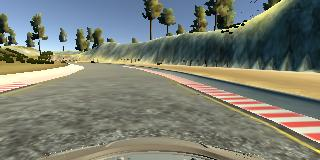
#> input picture tutorial_runs/behavioral_cloning_data/IMG/center_2018_07_16_17_11_46_201.jpg, 320 x 160 px; its folder holds only this picture in this run
$ python bev_from_real_data.py
#> lines starting #> are read from the running program, lines starting #| are printed output that depends on the picture; after the words box and inside, x2 and y2 are one past the last pixel; in counts of white or black regions, pixels touching at a corner belong together
#> in process_driving_image, image is the input picture: PIL image 320x160 RGB; mean R, G, B 122, 125.1, 113.3
#|     Image size: (480, 640, 3)
"""
BEV from Real Driving Data
从真实驾驶图像生成BEV俯视图

方法：单目深度估计 + IPM（逆透视映射）
数据：behavioral_cloning_data中的真实驾驶图像
"""

import os
import numpy as np
import matplotlib.pyplot as plt
from PIL import Image
import cv2

def simple_depth_estimation(image_rgb):
    """
    简化的深度估计（基于图像亮度和位置的启发式方法）

    注意：这是教学简化版本，真实系统使用深度学习模型（如MiDaS）
    """
    # 转换为灰度图
    gray = cv2.cvtColor(image_rgb, cv2.COLOR_RGB2GRAY)

    # 创建深度图：基于垂直位置（越靠下越近）
    height, width = gray.shape
#> height = 480; width = 640
    depth_map = np.zeros_like(gray, dtype=np.float32)

    # 简单启发式：
    # 1. 垂直位置：底部近，顶部远
    # 2. 亮度：道路（暗）近，天空（亮）远
    for y in range(height):
        # 垂直位置权重：0（顶部，远）到 1（底部，近）
        vertical_weight = (height - y) / height

        # 结合亮度信息
        brightness_weight = 1.0 - (gray[y, :] / 255.0) * 0.3

        depth_map[y, :] = vertical_weight * brightness_weight
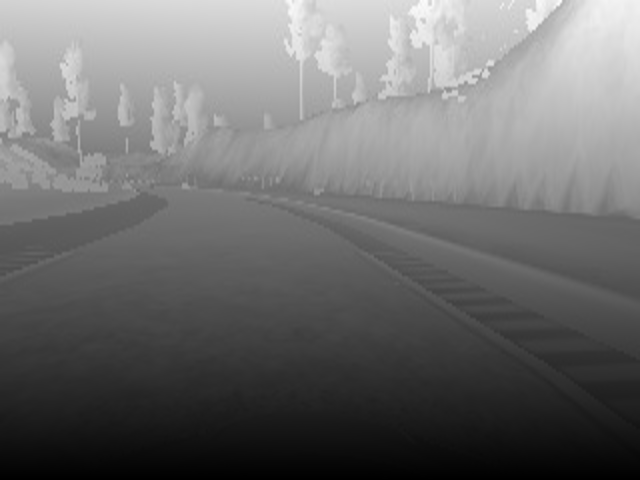
#> depth_map: shape (480, 640) float32; min 0.00156, max 1, mean 0.431

    # 归一化到 [0, 1]
    depth_map = (depth_map - depth_map.min()) / (depth_map.max() - depth_map.min() + 1e-6)

    return depth_map

def depth_to_bev(image_rgb, depth_map, bev_size=(400, 400)):
    """
    将透视图像和深度图转换为BEV俯视图

    参数：
        image_rgb: 原始RGB图像 (H, W, 3)
        depth_map: 深度图 (H, W)，值范围 [0, 1]，0=远，1=近
        bev_size: BEV输出尺寸 (height, width)

    返回：
        bev_image: BEV俯视图
        bev_depth: BEV深度图（用于可视化）
    """
#> called with bev_size = (400, 400)
    h, w, _ = image_rgb.shape
#> h = 480; w = 640
    bev_h, bev_w = bev_size

    # 初始化BEV图像和深度累积器
    bev_image = np.zeros((bev_h, bev_w, 3), dtype=np.uint8)
    bev_depth = np.zeros((bev_h, bev_w), dtype=np.float32)
    bev_count = np.zeros((bev_h, bev_w), dtype=np.float32)

    # 相机参数（简化假设）
    focal_length = w * 1.2  # 焦距（像素单位）
#> focal_length = 768
    camera_height = 1.5  # 相机高度（米）
    pitch_angle = 0.0  # 俯仰角（弧度）

    # 遍历图像每个像素
    for v in range(h):
        for u in range(w):
            # 跳过天空区域（顶部1/3）
            if v < h * 0.3:
                continue

            # 获取深度值（转换为实际距离，米）
            depth_normalized = depth_map[v, u]
            if depth_normalized < 0.1:  # 跳过太远的点
                continue

            # 深度映射：将[0,1]映射到[50米, 5米]
            depth_meters = 50.0 - depth_normalized * 45.0

            # 图像坐标归一化到[-1, 1]
            u_norm = (u - w / 2) / (w / 2)
            v_norm = (v - h / 2) / (h / 2)

            # 简化的IPM投影（假设平面道路）
            # 3D世界坐标（相机坐标系）
            x_world = u_norm * depth_meters * 0.5  # 横向位置（米）
            y_world = depth_meters  # 纵向位置（米）

            # 转换到BEV坐标系
            # BEV中心对应自车位置，顶部是前方
            bev_x = int(bev_w / 2 + x_world / 10.0 * bev_w / 2)  # 横向范围 ±10米
            bev_y = int(bev_h - (y_world / 50.0) * bev_h)  # 纵向范围 0-50米

            # 边界检查
            if 0 <= bev_x < bev_w and 0 <= bev_y < bev_h:
                # 累积颜色和深度
                bev_image[bev_y, bev_x] += image_rgb[v, u]
                bev_depth[bev_y, bev_x] += depth_normalized
                bev_count[bev_y, bev_x] += 1
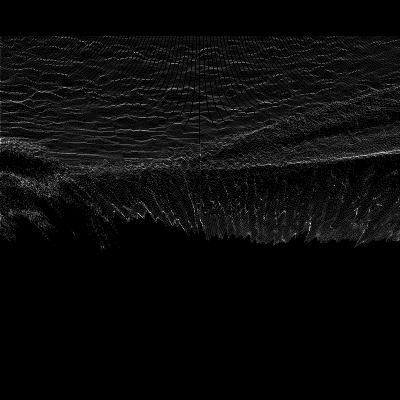
#> bev_count: shape (400, 400) float32; min 0, max 17, mean 0.682; drawn with min black and max white
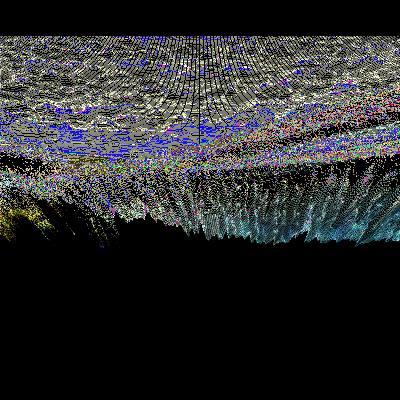
#> bev_image: shape (400, 400, 3); mean R, G, B 43.3, 44.3, 44.3

    # 平均化重叠的像素
    mask = bev_count > 0
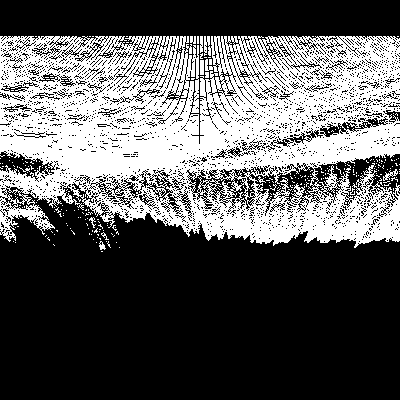
#> mask: shape (400, 400) bool; 36.7% white; 244 white regions (233 under 20 px), largest, box (x1, y1, x2, y2) and area: (0, 36, 400, 248) 57745, (383, 169, 398, 181) 65, (200, 60, 204, 75) 60
    bev_image[mask] = (bev_image[mask] / bev_count[mask, np.newaxis]).astype(np.uint8)
#> bev_image: shape (400, 400, 3); 16.72% of pixels changed, all inside (x1, y1, x2, y2) = (0, 36, 400, 250)
    bev_depth[mask] = bev_depth[mask] / bev_count[mask]
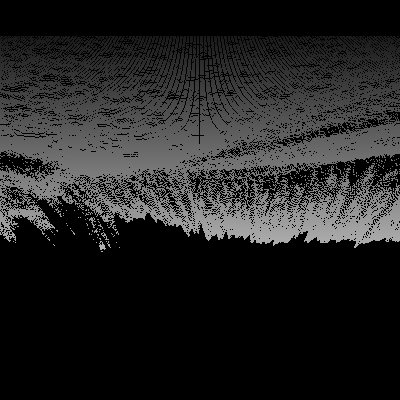
#> bev_depth: shape (400, 400) float32; min 0, max 0.699, mean 0.136

    return bev_image, bev_depth

def add_bev_annotations(bev_image, bev_depth):
    """
    在BEV图像上添加标注（网格线、距离标记）
    """
    annotated = bev_image.copy()
    h, w = bev_image.shape[:2]
#> h = 400; w = 400

    # 绘制网格线（每10米一条横线）
    for i in range(0, 6):  # 0, 10, 20, 30, 40, 50米
        y = int(h - (i / 5.0) * h)
        cv2.line(annotated, (0, y), (w, y), (0, 255, 0), 1)
        # 添加距离标记
        text = f"{i*10}m"
        cv2.putText(annotated, text, (w - 50, y - 5),
                   cv2.FONT_HERSHEY_SIMPLEX, 0.4, (0, 255, 0), 1)
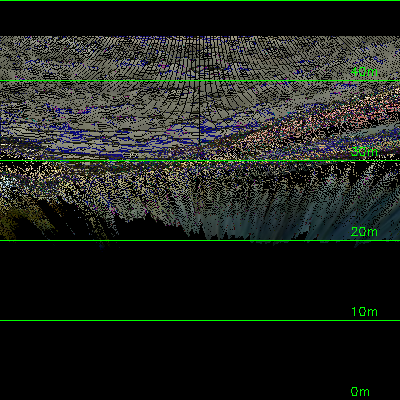
#> annotated: shape (400, 400, 3); mean R, G, B 30.8, 35, 29.8

    # 绘制中心线
    cv2.line(annotated, (w // 2, 0), (w // 2, h), (255, 255, 0), 2)

    # 标记自车位置
    ego_y = h - 10
#> ego_y = 390
    ego_x = w // 2
#> ego_x = 200
    cv2.rectangle(annotated, (ego_x - 15, ego_y - 10),
                  (ego_x + 15, ego_y + 10), (0, 255, 255), -1)
    cv2.putText(annotated, "EGO", (ego_x - 12, ego_y + 3),
               cv2.FONT_HERSHEY_SIMPLEX, 0.4, (0, 0, 0), 1)
#> annotated: shape (400, 400, 3); mean R, G, B 32.4, 37.4, 30.5

    return annotated

def process_driving_image(image_path, output_dir):
    """
    处理单张驾驶图像，生成BEV可视化
    """
    # 读取图像
    image = Image.open(image_path).convert('RGB')
    image_np = np.array(image)

    # 调整大小以加快处理（可选）
    target_width = 640
    target_height = 480
    image = image.resize((target_width, target_height))
    image_np = np.array(image)

    print(f"  Processing: {os.path.basename(image_path)}")
    print(f"    Image size: {image_np.shape}")

    # 1. 深度估计
    print("    [1/3] Estimating depth...")
    depth_map = simple_depth_estimation(image_np)

    # 2. 生成BEV
    print("    [2/3] Generating BEV...")
    bev_image, bev_depth = depth_to_bev(image_np, depth_map)

    # 3. 添加标注
    print("    [3/3] Adding annotations...")
    bev_annotated = add_bev_annotations(bev_image, bev_depth)

    return image_np, depth_map, bev_image, bev_annotated

def create_comparison_visualization(results_list, output_path):
    """
    创建多图像的对比可视化
    """
    n_images = len(results_list)
#> n_images = 3
    fig, axes = plt.subplots(n_images, 4, figsize=(20, 5*n_images))

    if n_images == 1:
        axes = axes.reshape(1, -1)

    for idx, (orig_img, depth_map, bev_img, bev_annotated) in enumerate(results_list):
        # 第一列：原始图像
        axes[idx, 0].imshow(orig_img)
        axes[idx, 0].set_title('Original Perspective View\n(Front Camera)', fontsize=12, fontweight='bold')
        axes[idx, 0].axis('off')

        # 第二列：深度图
        depth_viz = axes[idx, 1].imshow(depth_map, cmap='turbo')
        axes[idx, 1].set_title('Estimated Depth Map\n(Closer=Red, Farther=Blue)', fontsize=12, fontweight='bold')
        axes[idx, 1].axis('off')
        plt.colorbar(depth_viz, ax=axes[idx, 1], fraction=0.046, pad=0.04)

        # 第三列：原始BEV
        axes[idx, 2].imshow(bev_img)
        axes[idx, 2].set_title('BEV (Bird\'s Eye View)\n(Raw Projection)', fontsize=12, fontweight='bold')
        axes[idx, 2].axis('off')

        # 第四列：标注的BEV
        axes[idx, 3].imshow(bev_annotated)
        axes[idx, 3].set_title('BEV with Annotations\n(Grid & Distance Markers)', fontsize=12, fontweight='bold')
        axes[idx, 3].axis('off')
#> this loop made 3 passes

    plt.tight_layout()
    plt.savefig(output_path, dpi=150, bbox_inches='tight')
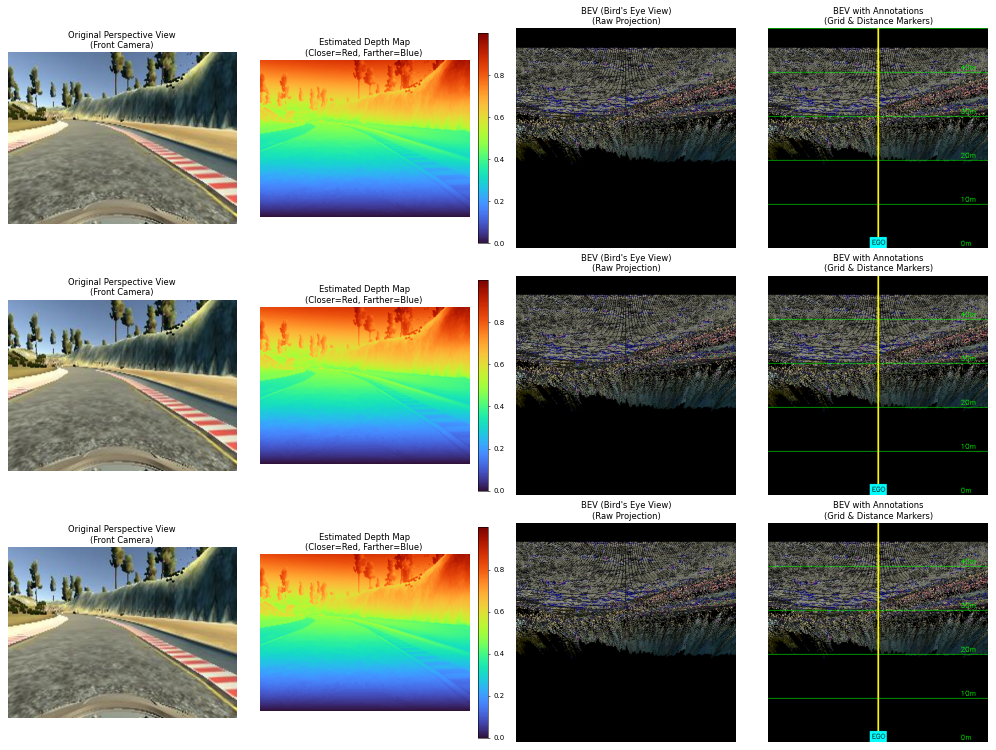
#> figure drawn by matplotlib, 15 panels
    print(f"✅ Saved: {output_path}")
    plt.close()

def main():
    """
    主函数：从真实驾驶数据生成BEV
    """
    print("=" * 70)
    print("BEV from Real Driving Data")
    print("=" * 70)
    print()

    # 检查数据目录
    data_dir = os.path.join(os.path.dirname(__file__),
                           'behavioral_cloning_data', 'IMG')

    if not os.path.exists(data_dir):
        print(f"❌ Error: Data directory not found: {data_dir}")
        print("Please run behavioral_cloning_download.py first.")
        return

    # 创建输出目录
    output_dir = os.path.join(os.path.dirname(__file__), 'output')
    os.makedirs(output_dir, exist_ok=True)

    # 选择测试图像（选择有代表性的图像）
    all_images = sorted([f for f in os.listdir(data_dir) if f.startswith('center_')])

    if len(all_images) == 0:
        print("❌ Error: No images found in data directory.")
        return

    print(f"Found {len(all_images)} images in dataset.")
    print(f"Selecting 3 representative images for BEV generation...\n")

    # 选择3张代表性图像（开头、中间、结尾）
    selected_indices = [
        0,  # 第一张
        len(all_images) // 2,  # 中间
        min(len(all_images) - 1, 100)  # 第100张或最后一张
    ]

    selected_images = [all_images[i] for i in selected_indices]

    # 处理每张图像
    results_list = []
    for img_name in selected_images:
        img_path = os.path.join(data_dir, img_name)
        result = process_driving_image(img_path, output_dir)
        results_list.append(result)
        print()

    # 生成对比可视化
    print("Generating comparison visualization...")
    output_path = os.path.join(output_dir, 'bev_from_real_data.png')
    create_comparison_visualization(results_list, output_path)

    # 生成总结报告
    print("\n" + "=" * 70)
    print("✅ BEV Generation from Real Data Completed!")
    print("=" * 70)
    print(f"\nGenerated Files:")
    print(f"  • {output_path}")
    print(f"\nVisualization Columns:")
    print(f"  1. Original Perspective View - 真实驾驶图像（透视投影）")
    print(f"  2. Estimated Depth Map - 深度估计结果（红=近，蓝=远）")
    print(f"  3. BEV Raw Projection - BEV原始投影（俯视图）")
    print(f"  4. BEV with Annotations - 带标注的BEV（网格线+距离标记）")
    print(f"\nKey Concepts:")
    print(f"  • Real driving images → Depth estimation → BEV projection")
    print(f"  • Compare with Chapter 4.2 perspective-based driving")
    print(f"  • Understand why BEV is useful for planning")
    print(f"\nNote:")
    print(f"  • This uses simplified depth estimation for educational purposes")
    print(f"  • Real systems use deep learning models (MiDaS, BEVFormer, LSS)")
    print(f"  • Single camera limitations: no multi-view fusion")
    print()

if __name__ == "__main__":
    # 检查依赖
    try:
        import cv2
    except ImportError:
        print("Error: OpenCV not installed. Please run:")
        print("  pip install opencv-python")
        exit(1)

    main()
